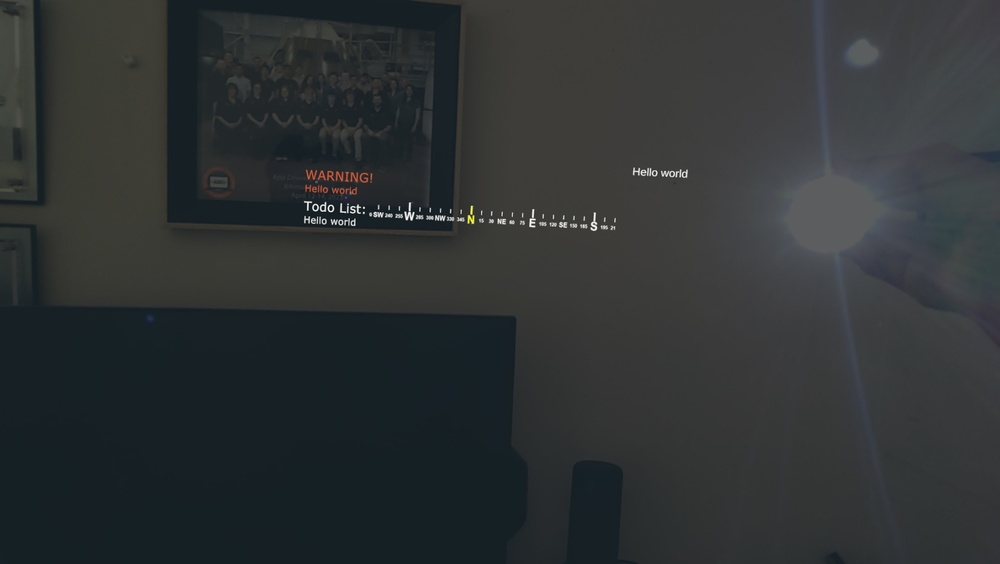
#> input picture Glare and Flare remove Project/Glareimage.jpg, 1000 x 564 px, shrunk from 1952 x 1100 before the run
$ python glare.py
#> lines starting #> are read from the running program, lines starting #| are printed output that depends on the picture; after the words box and inside, x2 and y2 are one past the last pixel; in counts of white or black regions, pixels touching at a corner belong together
#> further down, image is the input picture: shape (564, 1000, 3); mean B, G, R 52, 50.9, 47
import cv2
import numpy as np
from skimage import measure

# Inpainting Method
def create_mask(image):
    gray = cv2.cvtColor(image, cv2.COLOR_BGR2GRAY)

    # Apply Gaussian blur to the grayscale image
    blurred = cv2.GaussianBlur(gray, (9, 9), 0)

    # Apply thresholding to create a binary image
    _, thresh_img = cv2.threshold(blurred, 80,255, cv2.THRESH_BINARY)
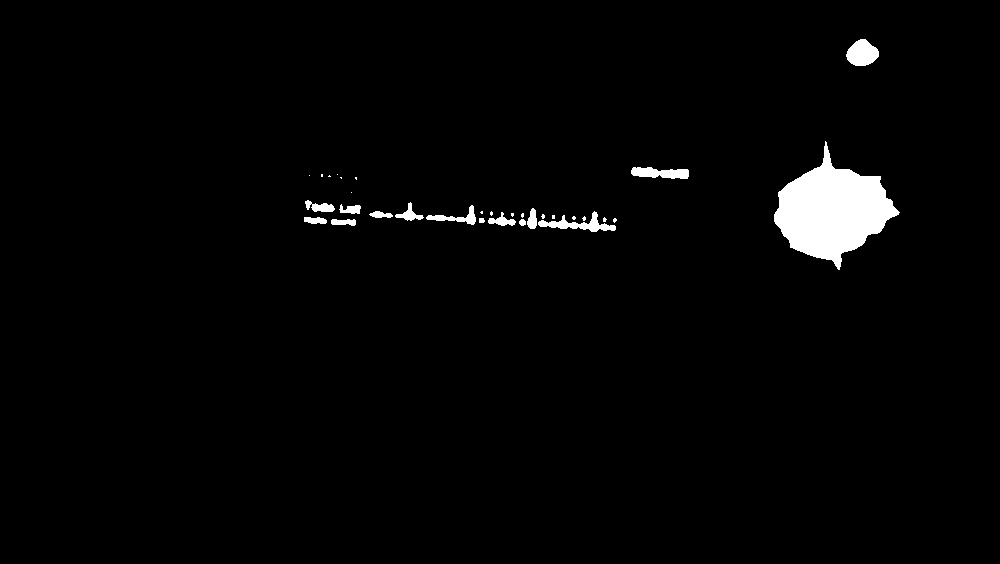
#> thresh_img: shape (564, 1000); 2.1% white; 32 white regions (17 under 20 px), largest, box (x1, y1, x2, y2) and area: (774, 141, 900, 270) 8321, (846, 39, 879, 66) 639, (538, 211, 616, 232) 575

    # Erode the binary image to remove noise
    thresh_img = cv2.erode(thresh_img, None, iterations=2)
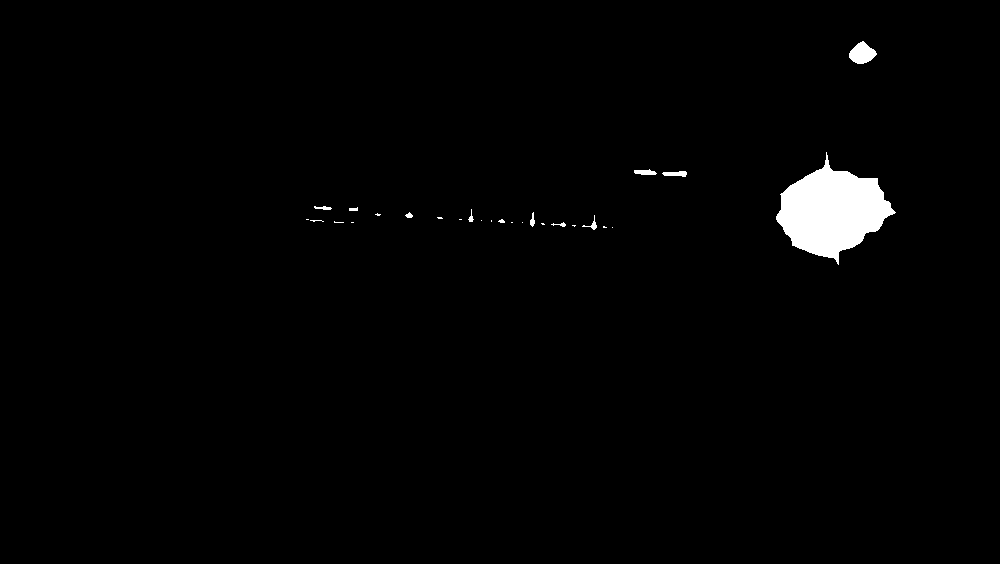
#> thresh_img: shape (564, 1000); 1.5% white; 27 white regions (16 under 20 px), largest, box (x1, y1, x2, y2) and area: (776, 152, 896, 265) 7323, (849, 41, 877, 64) 416, (662, 171, 687, 177) 106

    # Dilate the eroded image to restore eroded parts of the large components
    thresh_img = cv2.dilate(thresh_img, None, iterations=4)
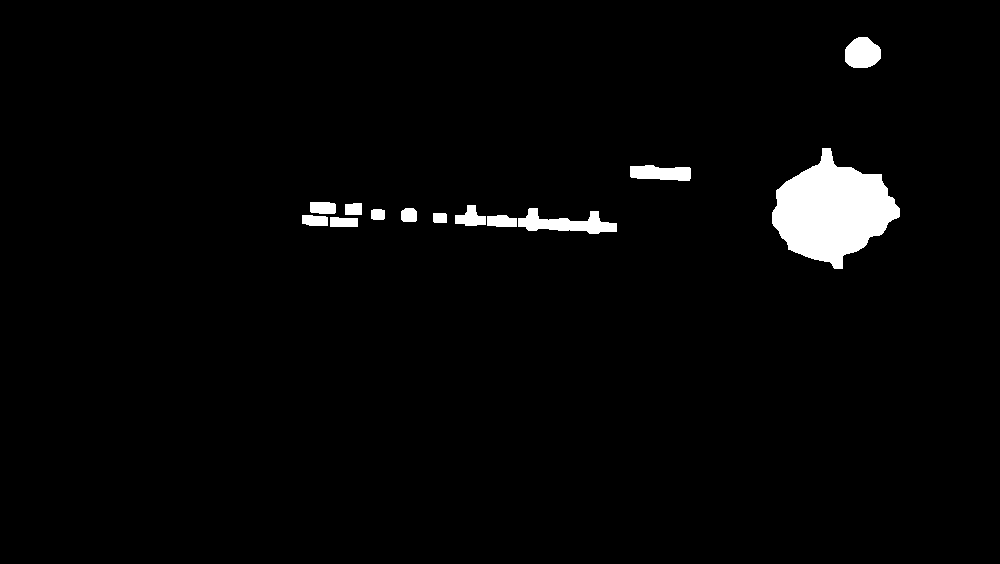
#> thresh_img: shape (564, 1000); 2.6% white; 13 white regions, largest, box (x1, y1, x2, y2) and area: (772, 148, 900, 269) 9259, (518, 208, 617, 234) 1287, (845, 37, 881, 68) 888

    # Perform connected component analysis on the thresholded image
    labels = measure.label(thresh_img, background=0, connectivity=2)  # using 2-connectivity for diagonal connections
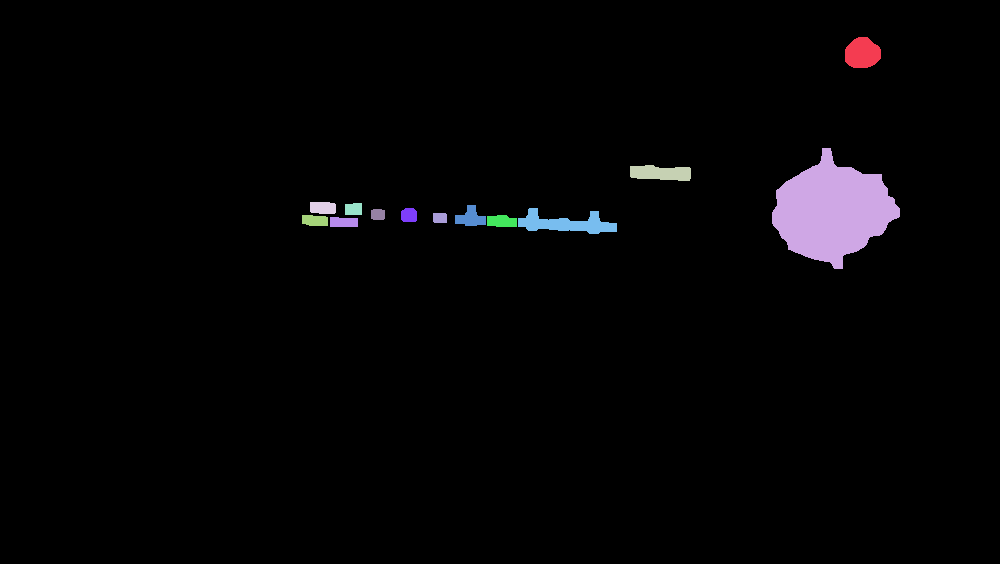
#> labels: shape (564, 1000) int64; 14 distinct labels, from 0 to 13; one colour per label, 0 black

    # Initialize a mask to store only the "large" components
    mask = np.zeros(thresh_img.shape, dtype="uint8")

    # Loop over the unique components identified by the label function
    for label in np.unique(labels):
        # Ignore the background label
        if label == 0:
            continue

        # Construct a mask for the current label and count the number of pixels
        labelMask = np.zeros(thresh_img.shape, dtype="uint8")
        labelMask[labels == label] = 255
        numPixels = cv2.countNonZero(labelMask)
        # Add to the mask if the number of pixels in the component is sufficiently large
        if numPixels > 300:
            mask = cv2.add(mask, labelMask)
#> this loop made 14 passes
#> numPixels on passes 2 to 13: 888, 9259, 783, 294, 196, 402, 206, 1287, 146, 138, 258, 314
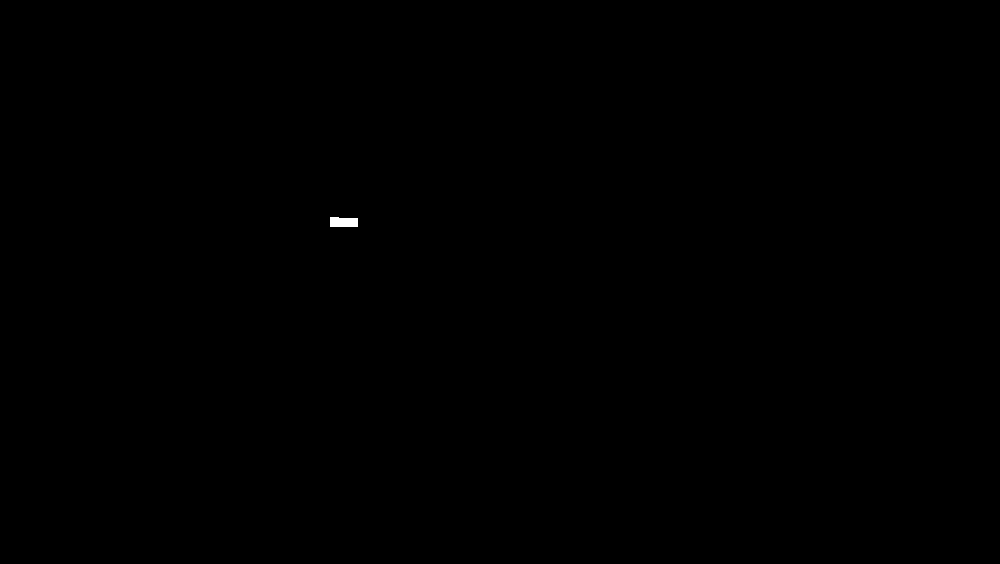
#> labelMask: shape (564, 1000); 0.05% white; 1 white region, box (x1, y1, x2, y2) and area: (330, 217, 358, 227) 261
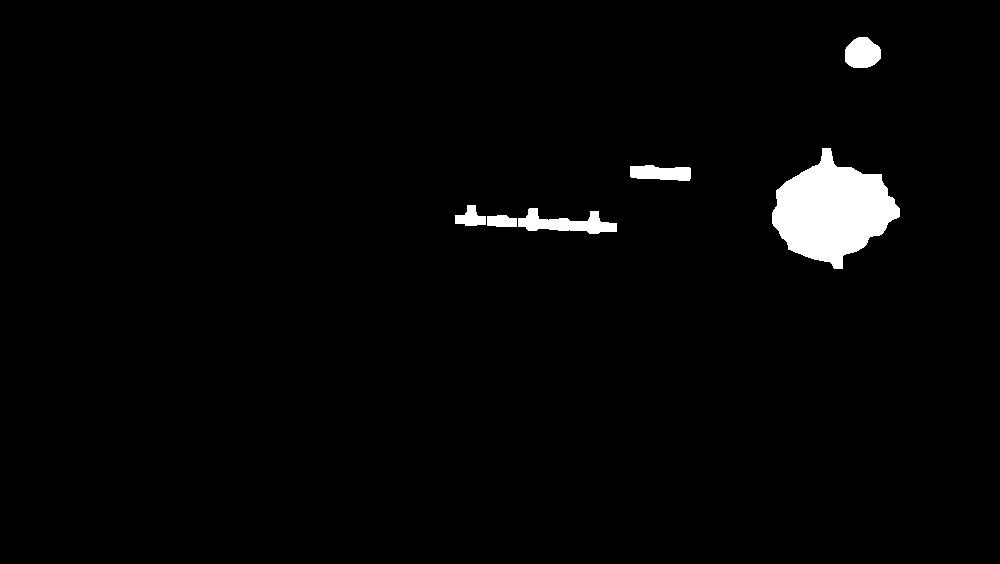
#> mask: shape (564, 1000); 2.3% white; 6 white regions, box (x1, y1, x2, y2) and area: (772, 148, 900, 269) 9259, (518, 208, 617, 234) 1287, (845, 37, 881, 68) 888, (630, 165, 691, 181) 783, (455, 205, 486, 226) 402, (487, 215, 517, 227) 314

    return mask

# Example use
image = cv2.imread('Glareimage.jpg')
mask = create_mask(image)
result = cv2.inpaint(image, mask, 3, cv2.INPAINT_TELEA)
cv2.imshow("Mask Image", mask)
cv2.imshow("Original Image", image)
cv2.imshow("Result Image", result)

cv2.waitKey(0)
cv2.destroyAllWindows()
